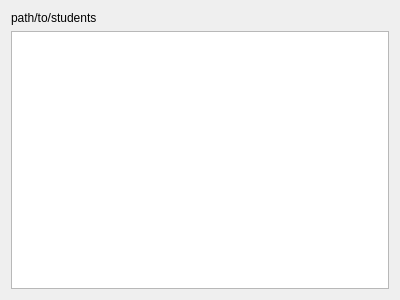
<?xml version="1.0" encoding="UTF-8"?>
<ui version="4.0">
 <class>Students</class>
 <widget class="QWidget" name="Students">
  <property name="geometry">
   <rect>
    <x>0</x>
    <y>0</y>
    <width>400</width>
    <height>300</height>
   </rect>
  </property>
  <property name="windowTitle">
   <string>Form</string>
  </property>
  <layout class="QGridLayout" name="gridLayout">
   <item row="0" column="0">
    <widget class="QLabel" name="studentsPathPabel">
     <property name="text">
      <string>path/to/students</string>
     </property>
    </widget>
   </item>
   <item row="1" column="0">
    <widget class="QTableWidget" name="studentsTableWidget"/>
   </item>
  </layout>
 </widget>
 <resources/>
 <connections/>
</ui>
